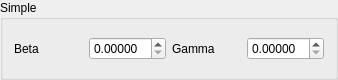
<?xml version="1.0" encoding="UTF-8"?>
<ui version="4.0">
 <class>SIRGroupBox</class>
 <widget class="QGroupBox" name="SIRGroupBox">
  <property name="geometry">
   <rect>
    <x>0</x>
    <y>0</y>
    <width>338</width>
    <height>80</height>
   </rect>
  </property>
  <property name="sizePolicy">
   <sizepolicy hsizetype="Fixed" vsizetype="Fixed">
    <horstretch>0</horstretch>
    <verstretch>0</verstretch>
   </sizepolicy>
  </property>
  <property name="windowTitle">
   <string>SIR - Simple</string>
  </property>
  <property name="title">
   <string>Simple</string>
  </property>
  <layout class="QHBoxLayout" name="horizontalLayout">
   <item>
    <widget class="QLabel" name="betaLabel">
     <property name="text">
      <string>Beta</string>
     </property>
    </widget>
   </item>
   <item>
    <widget class="QDoubleSpinBox" name="gammaSpinBox">
     <property name="decimals">
      <number>5</number>
     </property>
     <property name="singleStep">
      <double>0.000001000000000</double>
     </property>
    </widget>
   </item>
   <item>
    <widget class="QLabel" name="gammaLabel">
     <property name="text">
      <string>Gamma</string>
     </property>
    </widget>
   </item>
   <item>
    <widget class="QDoubleSpinBox" name="betaSpinBox">
     <property name="decimals">
      <number>5</number>
     </property>
     <property name="singleStep">
      <double>0.000001000000000</double>
     </property>
    </widget>
   </item>
  </layout>
 </widget>
 <resources/>
 <connections/>
</ui>
